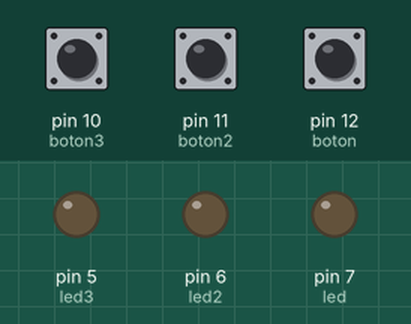
A sketch run on a simulated Arduino Uno, built with avr-gcc and run on an emulated ATmega328P. Parts: output pins drawn as LEDs (lit = HIGH). Inputs (shaded band) come from the test bench; at power-on: pin 10 (boton3) HIGH, pin 11 (boton2) HIGH, pin 12 (boton) HIGH.

Above: at 1.2 s.
1.3 s: pin 10 (boton3) pulled LOW for 0.15 s
At 2.0 s:
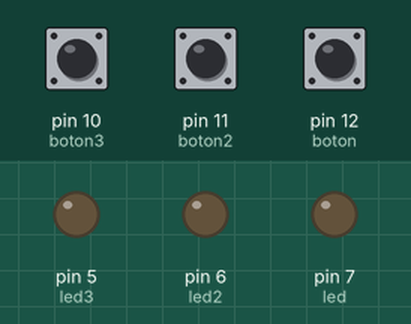
3.0 s: pin 11 (boton2) pulled LOW for 0.15 s
At 4.4 s:
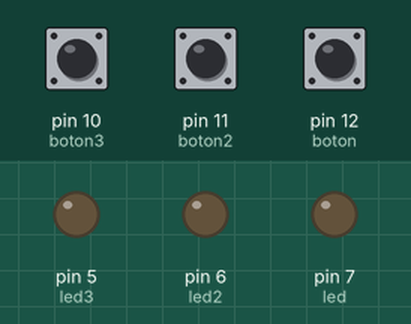
4.7 s: pin 12 (boton) pulled LOW for 0.15 s
At 5.8 s:
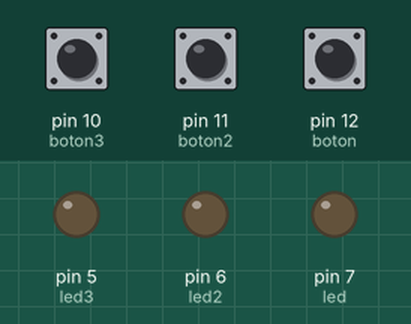
6.4 s: pin 10 (boton3) pulled LOW for 1 s
At 7.2 s:
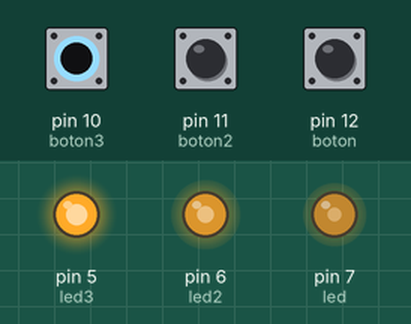
8.9 s: pin 11 (boton2) pulled LOW for 1 s
At 9.7 s:
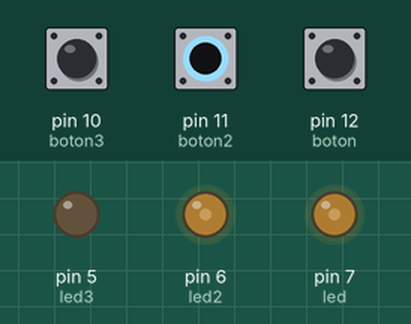
11.4 s: pin 12 (boton) pulled LOW for 3.2 s
At 11.7 s:
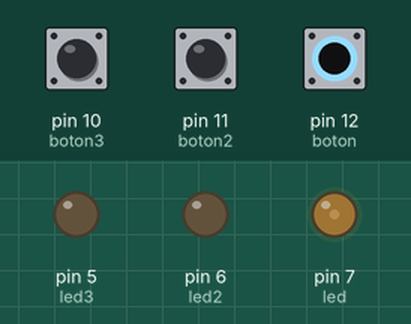
Timing chart, 0 to 16.1 s (numbered marks = the images above; inputs shaded):
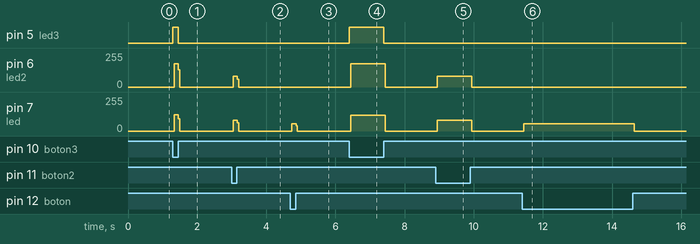

The sketch:

examen.ino
```cpp
int boton = 12;
int boton2= 11;
int boton3= 10;
int led = 7;
int led2 = 6;
int led3 = 5;
int estado;

void setup() {
  Serial.begin(9600);
  pinMode(boton, INPUT_PULLUP);
  pinMode(boton2, INPUT_PULLUP);
  pinMode(boton3, INPUT_PULLUP);
  pinMode(led, OUTPUT);
  pinMode(led2, OUTPUT);
  pinMode(led3, OUTPUT);

}

void loop() {
  estado = digitalRead(boton);
  if (estado ==0){
    digitalWrite(led,HIGH);
  }
else{
  digitalWrite(led,LOW);
}
  estado = digitalRead(boton2);
  if (estado ==0){
    digitalWrite(led,HIGH);
     digitalWrite(led2,HIGH);
  }
else{
  digitalWrite(led,LOW);
   digitalWrite(led2,LOW);
}
   estado = digitalRead(boton3);
  if (estado ==0){
    digitalWrite(led,HIGH);
     digitalWrite(led2,HIGH);
   digitalWrite(led3,HIGH);
  }

else{
  digitalWrite(led,LOW);
   digitalWrite(led2,LOW);
  digitalWrite(led3,LOW);
}
}
```

Measured:
- after the input at 1.3 s, pin 5 (led3): LOW → HIGH at once, → LOW 0.15 s later; pin 6 (led2): 0/255 → 174/255 at once, → 0/255 0.12 s later; pin 7 (led): 0/255 → 122/255 at once, → 0/255 0.12 s later
- after the input at 3.0 s, pin 6 (led2): 0/255 → 80/255 at once, → 0/255 0.12 s later; pin 7 (led): 0/255 → 81/255 at once, → 0/255 0.12 s later
- after the input at 4.7 s, pin 7 (led): 0/255 → 53/255 at once, → 0/255 0.12 s later
- after the input at 6.4 s, pin 5 (led3): LOW → HIGH at once, → LOW 1.0 s later; pin 6 (led2): 0/255 → 174/255 at once, → 0/255 1.0 s later; pin 7 (led): 0/255 → 120/255 at once, → 0/255 1.0 s later
- after the input at 8.9 s, pin 6 (led2): 0/255 → 81/255 at once, → 0/255 1.0 s later; pin 7 (led): 0/255 → 80/255 at once, → 0/255 1.0 s later
- after the input at 11.4 s, pin 7 (led): 0/255 → 53/255 at once, → 0/255 3.2 s later
